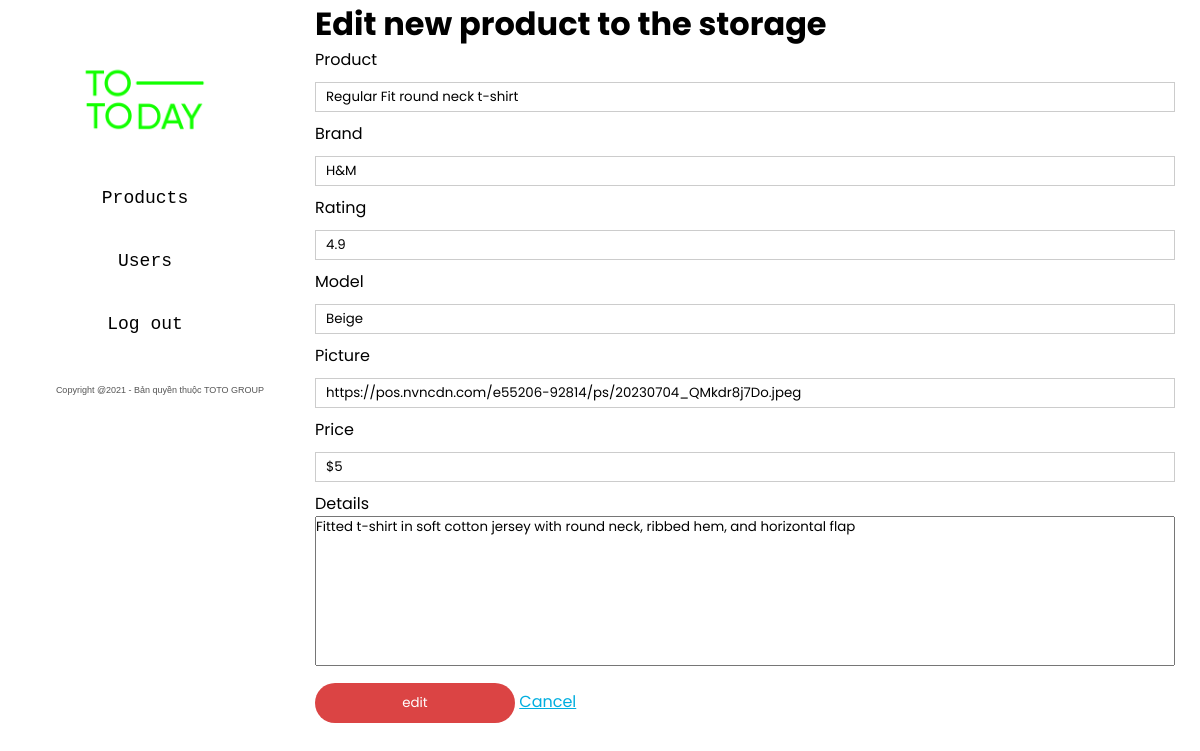
Screenshot of /admin/edit/1 with the database file from the repository.
### tables this page shows
CREATE TABLE "FASHION" (
	"id"	INTEGER NOT NULL,
	"product"	NVARCHAR(300) NOT NULL,
	"brand"	NVARCHAR(30) NOT NULL,
	"rating"	FLOAT(10) NOT NULL,
	"model"	NVARCHAR(50) NOT NULL,
	"picture"	IMAGE NOT NULL,
	"price"	NVARCHAR(100) NOT NULL,
	"details"	NVARCHAR(400) NOT NULL,
	PRIMARY KEY("id" AUTOINCREMENT)
);

### website/admin.py (the view, shortened to what this page needs)
@admin.route('/edit/<int:id>', methods=['GET', 'POST'])
def edit_product(id):
  conn = sqlite3.connect(sqldbname)
  cursor = conn.cursor()
  cursor.execute("SELECT * FROM FASHION where id = ?", (id,))
  storage = cursor.fetchone()
  conn.close()
  return render_template("admin/edit.html", storage=storage)

### website/templates/admin/edit.html
{%extends "admin/base.html"%}{% block title%}To-Today | Cart{%endblock%} {%
block content%}
<div class="small-container">
  <h1>Edit new product to the storage</h1>
  <form action="/admin/edit/{{storage[0]}}" method="post">
    <label for="Product">Product</label>
    <input type="text" name="Product" value="{{storage[1]}}" required />
    <label for="Brand">Brand</label>
    <input type="text" name="Brand" value="{{storage[2]}}" required />
    <label for="Rating">Rating</label>
    <input
      type="number"
      step="0.1"
      name="Rating"
      value="{{storage[3]}}"
      required
    />
    <label for="Model">Model</label>
    <input type="text" name="Model" value="{{storage[4]}}" required />
    <label for="Picture">Picture</label>
    <input type="text" name="Picture" value="{{storage[5]}}" required />
    <label for="Price">Price</label>
    <input type="text" name="Price" value="{{storage[6]}}" required />
    <label for="Details">Details</label>
    <textarea
      name="Details"
      style="width: 100%; height: 150px; resize: none"
      cols="30"
      rows="10"
    >
{{storage[7]}}</textarea
    >
    <button
      type="submit"
      style="width: 200px; height: 40px; cursor: pointer"
      class="btn"
    >
      edit
    </button>
    <a
      href="/admin/"
      style="font-size: 1rem; text-decoration: underline; color: #00aedf"
      >Cancel</a
    >
  </form>
</div>
{%endblock%}

### website/static/css/index.css (style rules this page uses)
* { padding: 0; margin: 0; box-sizing: border-box; font-family: 'Poppins', sans-serif; }
html { height: 100%; }
body { line-height: 1.5; font-family: 'Poppins', sans-serif; }

### website/static/css/style.css (style rules this page uses)
* { margin: 0; padding: 0; box-sizing: border-box; }
body { font-family: "Poppins", sans-serif; }
a { text-decoration: none; color: #555; }
.btn { display: inline-block; background: #db4444; color: white; padding: 8px 30px; margin: 30px 0; border-radius: 30px; transition: background 0.5s; }
.small-container { max-width: 1080px; margin: auto; padding-left: 25px; padding-right: 25px; }
form input { width: 100%; height: 30px; margin: 10px 0; padding: 0 10px; border: 1px solid #ccc; }
form .btn { width: 100%; border: none; cursor: pointer; margin: 10px 0; }
form a { font-size: 12px; }

### rows the page displays
FASHION: Product "Regular Fit round neck t-shirt", Brand "H&M", Rating "4.9", Model "Beige", Picture "https://pos.nvncdn.com/e55206-92814/ps/20230704_QMkdr8j7Do.jpeg", Price "$5", Details "Fitted t-shirt in soft cotton jersey with round neck, ribbed hem, and horizontal flap"
